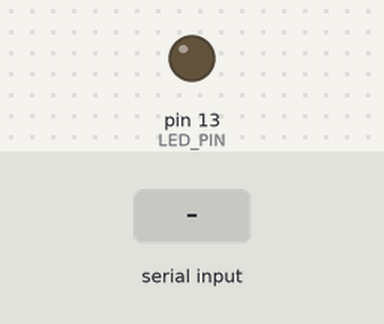
Bench run of a sketch on a simulated Arduino Uno, built with avr-gcc and run on an emulated ATmega328P. Parts: output pins drawn as LEDs (lit = HIGH). Inputs (shaded band) come from the test bench.

Above: at 1.2 s.
1.3 s: "200\n" received over the second serial link
At 2.5 s:
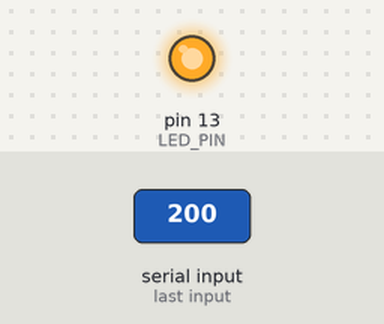
Timing chart, 0 to 4.3 s (numbered marks = the images above; inputs shaded):
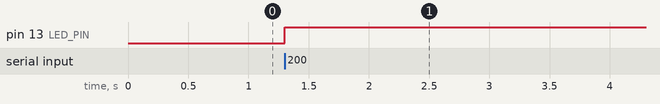

The sketch:

usb_color_paper.ino
```cpp
#include <SoftwareSerial.h>
#define LED_PIN 13
#define RX_PIN 10
#define TX_PIN 11


#define ANDROID_MESSAGE_LENGTH 3
#define STOP_CODE  200
#define START_CODE 100

char incomingAndroidMsg[ANDROID_MESSAGE_LENGTH];
SoftwareSerial bluetooth(RX_PIN,TX_PIN);

void setup(){
  bluetooth.begin(9600);
  pinMode(LED_PIN,OUTPUT);
}
void loop(){
  if(bluetooth.available()){
      bluetooth.readBytes(incomingAndroidMsg,ANDROID_MESSAGE_LENGTH);
      int code  = atoi(incomingAndroidMsg);
      if(code == START_CODE){
          analogWrite(LED_PIN,100);
      }else if(code == STOP_CODE){
          analogWrite(LED_PIN,200);
      }
  }
  delay(50);
}
```

Measured:
- after the input at 1.3 s, pin 13 (LED_PIN): LOW → HIGH at once
